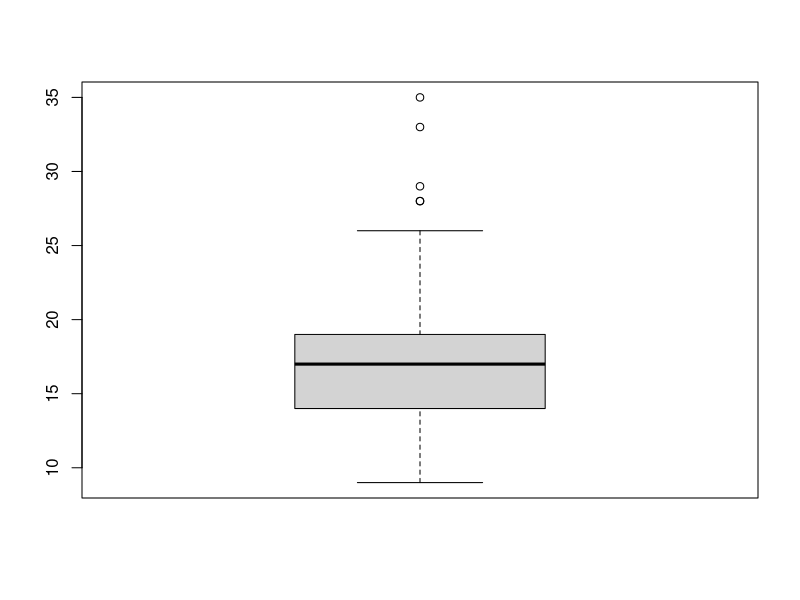
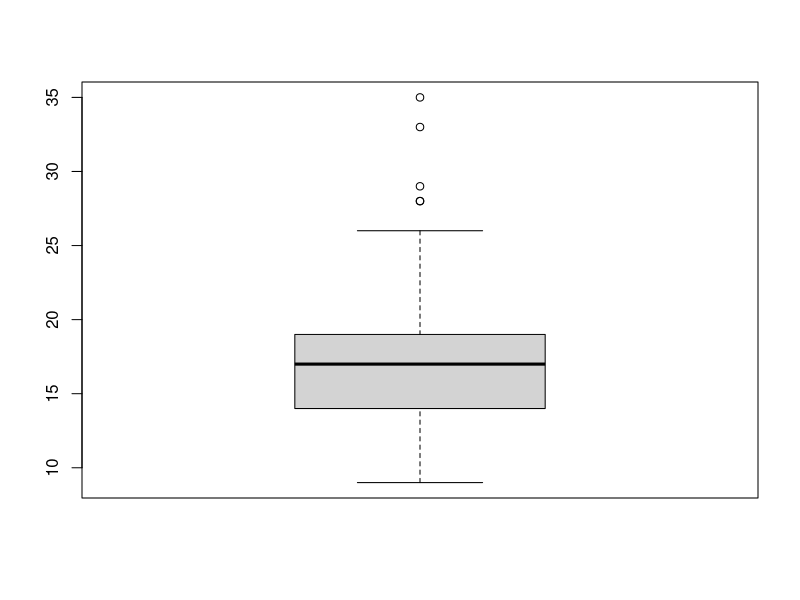
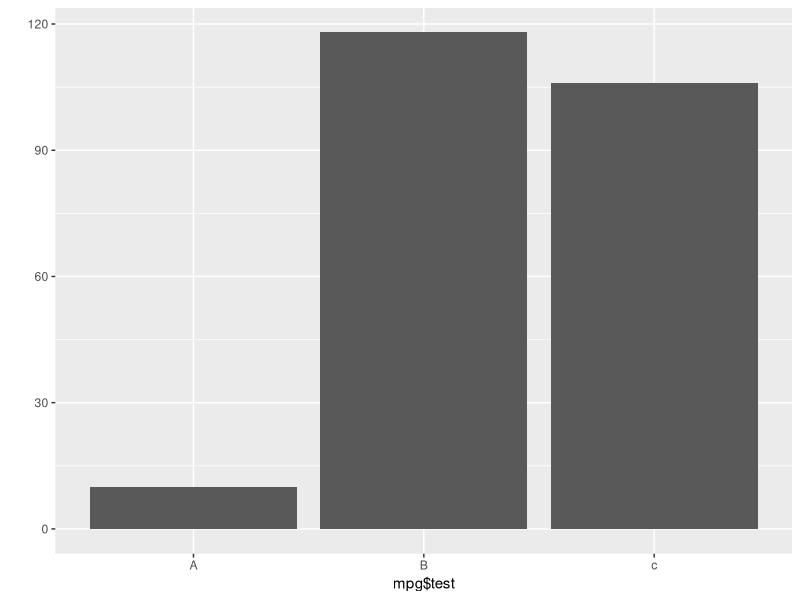
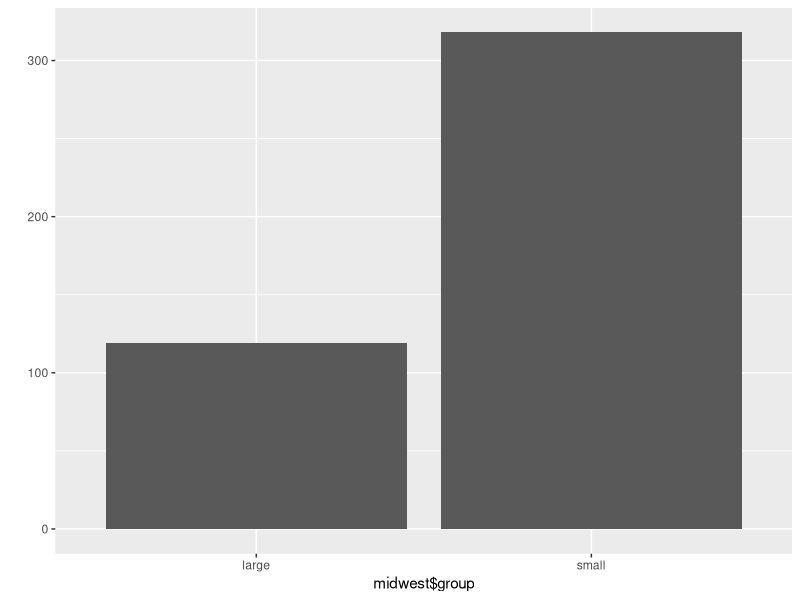

R code for these plots, in order:
library(dplyr)
library(ggplot2)

# 극단치 확인
View(mpg)

# 극단치를 확인(시각화)
boxplot(mpg$cty)
# 극단치를 수치로 표현
boxplot(mpg$cty)$stats

mpg =ggplot2::mpg

# 이상치는 26초과이거나 9미만인경우가 이상치
# 이상치를 결측치로 변환

ifelse(mpg$cty>26 | mpg$cty <9,NA,mpg$cty)->mpg$cty
View(mpg)
table(is.na(mpg$cty))

# dplyr 패키지를 이용하여
# 결측치를 제거하고 제조사별(manufacturer)로 그룹화 도심연비(cty)의 평균

mpg %>% filter(!is.na(cty)) %>% group_by(manufacturer) %>% summarise(cty_mean=mean(cty)) %>% 
  arrange(desc(cty_mean)) %>% head(5)

mpg =ggplot2::mpg

# total이라는 파생변수 생성
# total은 (cty+hwy)/2

# test 파생 변수 생성
# total이 30이상이면 'A' 
# 20이상이고 30미만이면 'B'
# 30미만이면 'C'

mpg$total=(mpg$cty + mpg$hwy)/2
mpg %>% mutate(total=(cty+hwy)/2)
# ifelse(조건식,참인경우 값,ifelse(조건식2,ckadlsruddn,거짓인 경우우))
ifelse(mpg$total >=30,"A",ifelse(mpg$total>=20,"B","c"))->mpg$test
View(mpg)

qplot(mpg$test)

# midwest 데이터
midwest =ggplot2::midwest
View(midwest)

# 컬럼의 이름을 변경
# rename(데이터프레임명,새 컬럼의 이름= 변경이 될 컬럼의 이름)
# popasian 컬럼을 asian, poptotal 컬럼을 total로 변경
# ratio 파생변수 생성 -> 전체 인구수 대비 아시아의 인구 수(백분율)
# group 파생변수 생성 -> ratio 평균보다 ratio의 값이 크면 'large' 아니면 'small'


rename(midwest,asian=popasian)->midwest
rename(midwest,total=poptotal)->midwet
# rename(midwest,asian=popasian,total=poptotal)->midwest

midwet %>% mutate(ratio=(asian/total)*100)->midwest
View(midwest)
group=mean(midwest$ratio)
ifelse(midwest$ratio>group,"large","small")->midwest$group
View(midwest)
qplot(midwest$group)
table(midwest$group)
